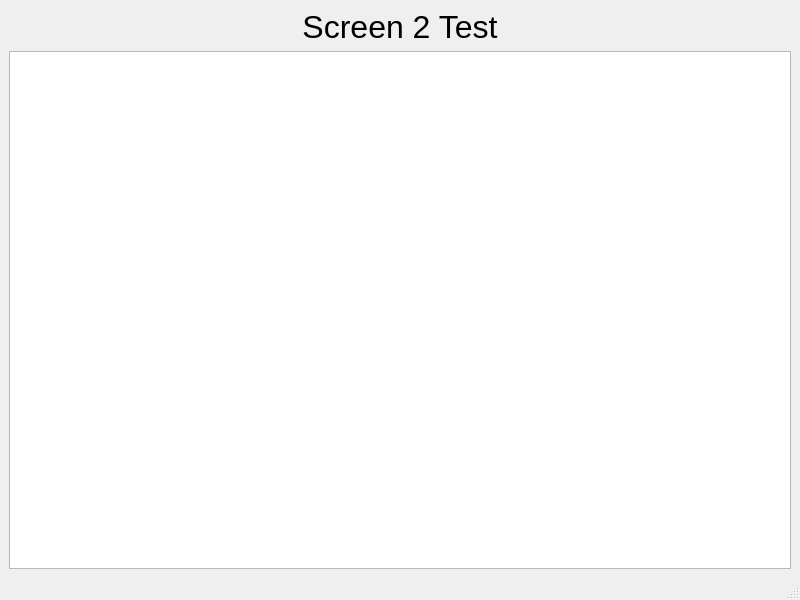
<?xml version="1.0" encoding="UTF-8"?>
<ui version="4.0">
 <class>MainWindow</class>
 <widget class="QMainWindow" name="MainWindow">
  <property name="geometry">
   <rect>
    <x>0</x>
    <y>0</y>
    <width>800</width>
    <height>600</height>
   </rect>
  </property>
  <property name="windowTitle">
   <string>MainWindow</string>
  </property>
  <widget class="QWidget" name="centralwidget">
   <layout class="QGridLayout" name="gridLayout">
    <item row="0" column="0">
     <widget class="QLabel" name="label">
      <property name="font">
       <font>
        <pointsize>24</pointsize>
       </font>
      </property>
      <property name="text">
       <string>Screen 2 Test</string>
      </property>
      <property name="alignment">
       <set>Qt::AlignCenter</set>
      </property>
     </widget>
    </item>
    <item row="1" column="0">
     <widget class="QTextBrowser" name="textBrowser"/>
    </item>
   </layout>
  </widget>
  <widget class="QMenuBar" name="menubar">
   <property name="geometry">
    <rect>
     <x>0</x>
     <y>0</y>
     <width>800</width>
     <height>21</height>
    </rect>
   </property>
  </widget>
  <widget class="QStatusBar" name="statusbar"/>
 </widget>
 <resources/>
 <connections/>
</ui>
